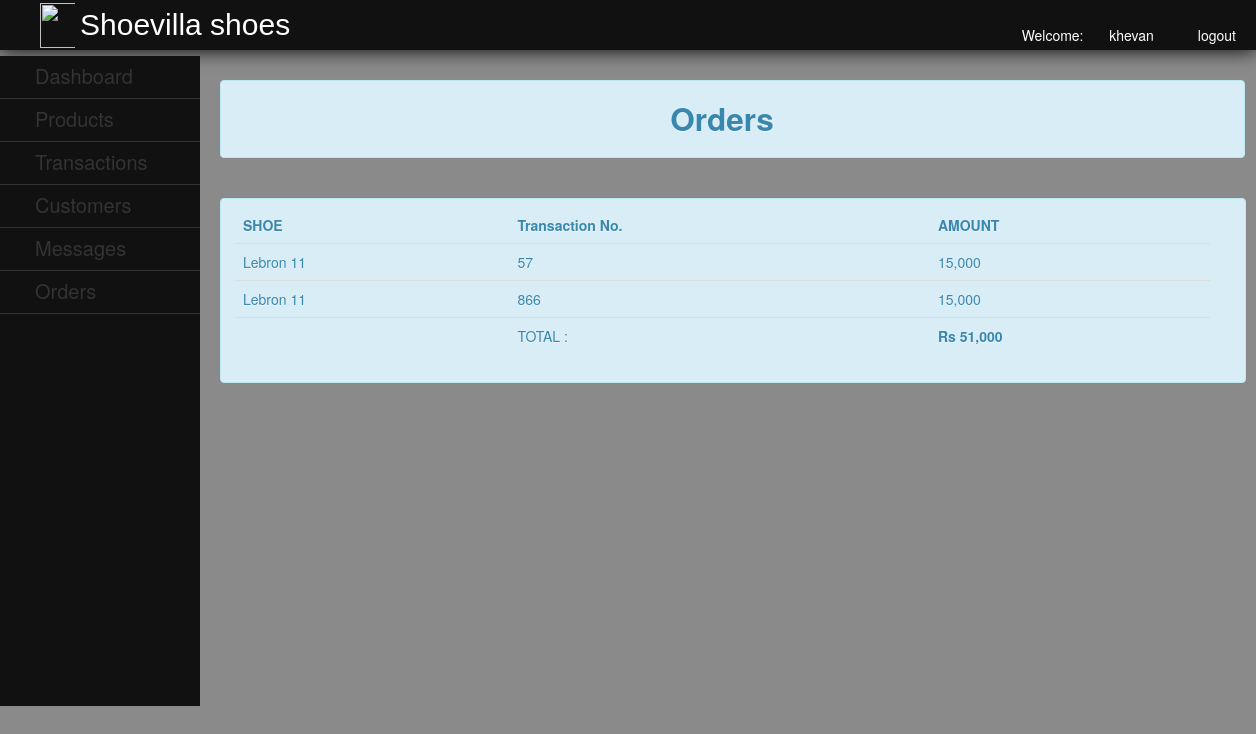
Page /admin/order.php (signed in) on the committed database.
### tables this page shows
CREATE TABLE `transaction` (
  `transaction_id` int(11) NOT NULL,
  `customerid` int(11) NOT NULL,
  `amount` int(11) NOT NULL,
  `order_stat` varchar(100) NOT NULL,
  `order_date` varchar(50) NOT NULL
);

CREATE TABLE `product` (
  `product_id` int(11) NOT NULL,
  `product_name` varchar(50) NOT NULL,
  `product_price` varchar(50) NOT NULL,
  `product_size` varchar(50) NOT NULL,
  `product_image` varchar(500) NOT NULL,
  `brand` varchar(100) NOT NULL,
  `category` varchar(50) NOT NULL
);

### admin/order.php (the view, shortened to what this page needs)
<?php
	include("../db/dbconn.php");
?>
<!DOCTYPE html>
<html>
<head>
	<link rel = "stylesheet" type = "text/css" href="../css/style.css" media="all">
	<link rel="stylesheet" type="text/css" href="../css/bootstrap.css">
		<link href="../facefiles/facebox.css" media="screen" rel="stylesheet" type="text/css" />
</head>
<body>
	<div id="header" style="position:fixed;">
		<img src="../img/logo.jpg">
		<label>Shoevilla shoes</label>
			<?php
				$id = (int) $_SESSION['id'];
					$query = $conn->query ("SELECT * FROM admin WHERE adminid = '$id' ") or die (mysqli_error());
					$fetch = $query->fetch_array ();
			?>
			<ul>
				<li><a href="../function/admin_logout.php"><i class="icon-off icon-white"></i>logout</a></li>
				<li>Welcome:&nbsp;&nbsp;&nbsp;<i class="icon-user icon-white"></i><?php echo $fetch['username']; ?></a></li>
			</ul>
	</div>
	<br>
	<div id="leftnav">
		<ul>
			<li><a href="admin_home.php" style="color:#333;">Dashboard</a></li>
			<li><a href="admin_home.php">Products</a>
			</li>
			<li><a href="transaction.php">Transactions</a></li>
			<li><a href="customer.php">Customers</a></li>
			<li><a href="message.php">Messages</a></li>
			<li><a href="order.php">Orders</a></li>
		</ul>
	</div>
	<div id="rightcontent" style="position:absolute; top:10%;">
			<div class="alert alert-info"><center><h2>Orders</h2></center></div>
			<br />
				<div style='width:975px;' class="alert alert-info">
					  <table class="table table-hover">
						<thead>
							<th>SHOE</th>
							<th>Transaction No.</th>
							<th>AMOUNT</th>
						</thead>
						  <tbody>
							<?php
							$Q1 = $conn->query("SELECT * FROM transaction WHERE order_stat = 'Confirmed'");
							while($r1 = $Q1->fetch_array()){
							$tid = $r1['transaction_id'];
							$Q2 = $conn->query("SELECT * FROM transaction_detail LEFT JOIN product ON product.product_id = transaction_detail.product_id WHERE transaction_detail.transaction_id = '$tid' ");
							$r2 = $Q2->fetch_array();
							$p_price = $r2['product_price'];
							$brand = $r2['product_name'];
							echo "<tr>";
							echo "<td>".$brand."</td>";
							echo "<td>".$tid."</td>";
							echo "<td>".formatMoney($p_price)."</td>";
							echo "</tr>";
							}
							$Q3 = $conn->query("SELECT sum(amount) FROM transaction WHERE order_stat = 'Confirmed'");
							while($r3 = $Q3->fetch_array()){
							$amnt = $r3['sum(amount)'];
							echo "<tr><td></td><td>TOTAL : </td> <td><b>Rs ".formatMoney($amnt)."</b></td></tr>";
							}
							?>
						  </tbody>
					    </table>
				</div>
				<?php
function formatMoney($number, $fractional=false) {
    while (true) {
        $replaced = preg_replace('/(-?\d+)(\d\d\d)/', '$1,$2', $number);
        if ($replaced != $number) {
            $number = $replaced;
        } else {
            break;
        }
    }
    return $number;
}
?>
	</div>
</body>
</html>

### css/style.css (style rules this page uses)
body { background:url(../images/bg.png) repeat scroll left top #e7ebf2; }
#header { height:50px; width:100%; background-color:#111; color:#fff; text-indent:10px; -webkit-box-shadow:0px 0px 20px 0px black; -moz-box-shadow:0px 0px 20px 0px black; box-shadow:0px 0px 20px 0px black; }
#header img { position:absolute; height:45px; width:45px; margin-left:20px; margin-top:2.5px; }
#header label { position:relative; top:15px; color:#fff; text-indent:80px; font-size:30px; clear:both; font-family:arial; }
#header ul { list-style-type:none; position:relative; }
#header ul li { display:inline; position:relative; float:right; margin-right:20px; }
#header ul li a { text-decoration:none; color:#fff; }
#leftnav { position:fixed; background-color:#111; width:200px; top:7%; height:650px; }
#leftnav ul { list-style-type:none; text-indent:35px; right:25px; position:relative; }
#leftnav ul li { border-bottom:1px solid #333; padding-top:10px; padding-bottom:10px; width:200px; }
#leftnav ul li a { text-decoration:none; color:#333; font-size:20px; }
#rightcontent { position:relative; width:1025px; top:50px; left:220px; z-index:-99999; }

### rows in the picture
transaction: product.product_name "Lebron 11", transaction_id "57", product.product_price "15,000"
transaction: product.product_name "Lebron 11", transaction_id "866", product.product_price "15,000"

### other values in the picture
$fetch['username'] "khevan"
formatMoney($amnt) "51,000"
